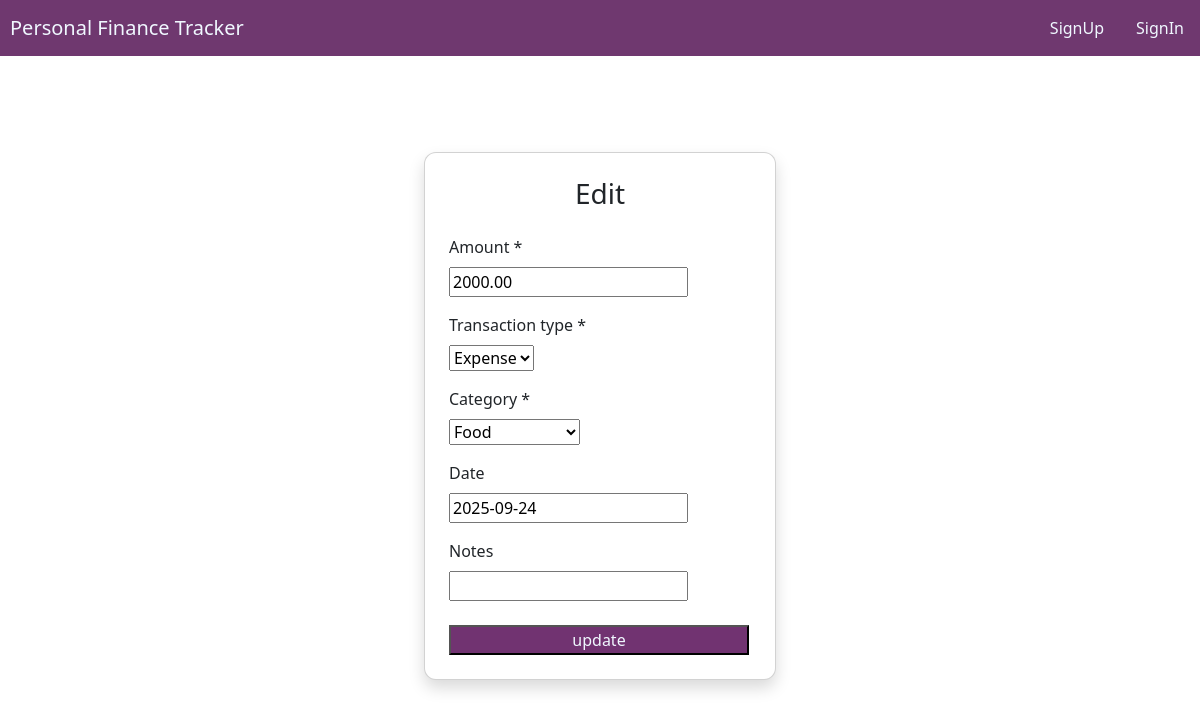
The page /edit/33/ on the database its author committed.
### finance/models.py (models this page shows, shortened)
class Transactions(models.Model):
     TYPE_CHOICES=(
          ('Income','Income'),
          ('Expense','Expense'),
     )
     CATEGORY_CHOICES=(
         ('Salary','Salary'),
          ('Food','Food'),
          ('Rent','Rent'),
         ('Travel','Travel'),
          ('Entertainment','Entertainment')
     )
     user=models.ForeignKey(User ,on_delete=models.CASCADE,null=False)
     amount=models.DecimalField(max_digits=20,decimal_places=2)
     type=models.CharField(max_length=10,choices=TYPE_CHOICES)
     category=models.CharField(max_length=20,choices=CATEGORY_CHOICES)
     date=models.DateField(default=timezone.now)
     notes=models.TextField(blank=True,null=True)

### finance/views.py (the view)
# urls.py: path('edit/<int:id>/',views.update_transaction,name='update'),
def update_transaction(request,id):
    form=TransactionForm(request.POST or None ,instance=Transactions.objects.get(id=id))
    if form.is_valid():
        form.save()
        return redirect('finance:transaction_list')
    context={
        'form':form,
    }
    return render(request,'finance/update.html',context)

### finance/form.py
class TransactionForm(forms.ModelForm):
    class Meta:
        model=Transactions
        fields=['amount','type','category','date','notes']

### finance/templates/finance/update.html (shortened to what this page needs)
{%extends 'finance/base.html'%}
{%block content%}
<div class="container d-flex justify-content-center align-items-center" style="min-height: 90vh;">
  <div class="card shadow p-4" style="width: 22rem; border-radius:12px;">
    <h3 class="text-center mb-4">Edit</h3>
<form method="Post">
    <div class="mb-3">
        <label class="form-label">Amount *</label>
        <div >{{form.amount}}</div required>
      </div>
      <div class="mb-3">
        <label class="form-label">Transaction type *</label>
        <div>{{form.type}}</div required>
      </div>
      <div class="mb-3">
        <label class="form-label">Category *</label>
      <div class="width-full">{{form.category}}</div required>
      </div>
      <div class="mb-3">
        <label class="form-label">Date</label>
        <div>{{form.date}}</div>
      </div>
      <div class="mb-3">
        <label class="form-label">Notes</label>
        <div><input type="password" name="notes" class="form-label" ></div>
      </div>
    <button type="submit" style="width: 300px;background-color: rgb(113, 51, 113);color: aliceblue;">update</button>
</form>
{%endblock%}

### rows shown on the page
Transactions: amount "2000.00", type "Expense", category "Food", date "2025-09-24"
